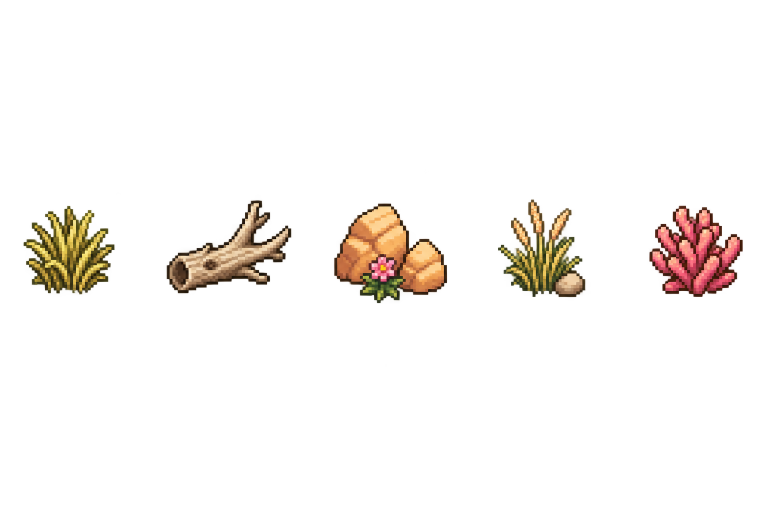
#> input picture art/incoming/c14p6/dunes-2.png, 1536 x 1024 px (shown at 1/2 size)
$ python -i slice_c14_art.py   (imports and definitions only)
#> lines starting #> are read from the running program, lines starting #| are printed output that depends on the picture
#> further down, picture is the input picture: PIL image 1536x1024 RGBA; mean R, G, B, A 28.4, 20.4, 11.7, 17.3
#!/usr/bin/env python3
"""CONDUCT 14 P6 art slicer: redraws of broken existing art ids (rm first, then write).

Sources (dreams-image renders, art/incoming/c14p6/):
  flame_core.png  -> items/flame_core (c14_17-01: the old icon was a broken fragment)
  dunes.png, dunes-2.png (5 isolated props each, one row) -> nature/dune_0..9
                      (c14_17-04 / c14_15-01: the old set were square sand crops)
  nature_fix.png  -> nature/hedge (round free-standing shrub), nature/grass_tuft_winter (no key halo)
  icons_fix.png   -> items/luck_potion, harvest_potion (no card crop), golem_core (no sliver)

Colour key: the C11b violet-safe key (cut magenta only in regions touching near-pure
#FF00FF); renders that already carry alpha keep it. Pieces are found as alpha blobs
(sparks within a few px merge into their piece), cropped, and scaled down to the
target box with a hard alpha edge. Usage: python3 tools/slice_c14_art.py [--check]
"""
import json
import os
import sys

import numpy as np
from PIL import Image
from scipy import ndimage

ROOT = os.path.dirname(os.path.dirname(os.path.abspath(__file__)))
INC = os.path.join(ROOT, "art", "incoming", "c14p6")
GEN = os.path.join(ROOT, "art", "gen")
MAN = os.path.join(GEN, "manifest.json")

# sheet -> (group, [ids left to right], (max_w, max_h))
JOBS = [
    ("flame_core.png", "items", ["flame_core"], (32, 32)),
    ("dunes.png", "nature", ["dune_0", "dune_1", "dune_2", "dune_3", "dune_4"], (40, 30)),
    ("dunes-2.png", "nature", ["dune_5", "dune_6", "dune_7", "dune_8", "dune_9"], (40, 30)),
    ("nature_fix.png", "nature", ["hedge", "grass_tuft_winter"], [(40, 35), (116, 89)]),  # c14_17-18, c14_16-14
    ("icons_fix.png", "items", ["luck_potion", "harvest_potion", "golem_core"], (32, 32)),  # c14_17-06, c14_17-16
]


# [44 lines left out: functions load, pieces, shrink, not called in this run]


# Seamless ground re-renders (c14_17-07 / c14_15-02): 1024 render -> 256 box-filtered, then the
# Poisson periodic component (tools/make_seamless.seamless) so the edges wrap with no fade ghosts.
SEAMLESS = ["cobble_warm", "cobble_grey", "cobble_moss", "brick_herring", "flagstone", "ballast"]
# Patterned ones: crop a whole number of pattern periods (autocorrelation peaks) before the
# shrink, so the bond lines up across the wrap instead of breaking every 8 cells.
PATTERNED = ["brick_herring"]


def period_crop(im):
    a = np.asarray(im.convert("L")).astype(float)
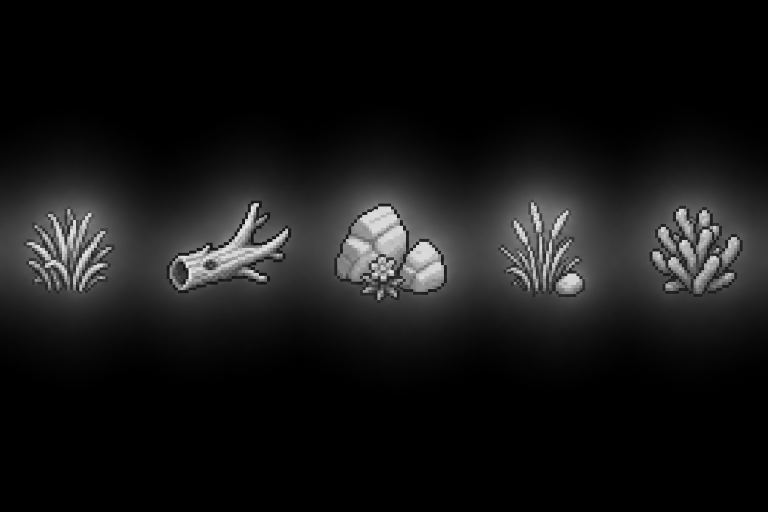
#> a: shape (1024, 1536) float64 (shown at 1/2 size); min 0, max 247, mean 21.8
    a -= a.mean()
    f = np.fft.fft2(a)
    ac = np.real(np.fft.ifft2(f * np.conj(f)))
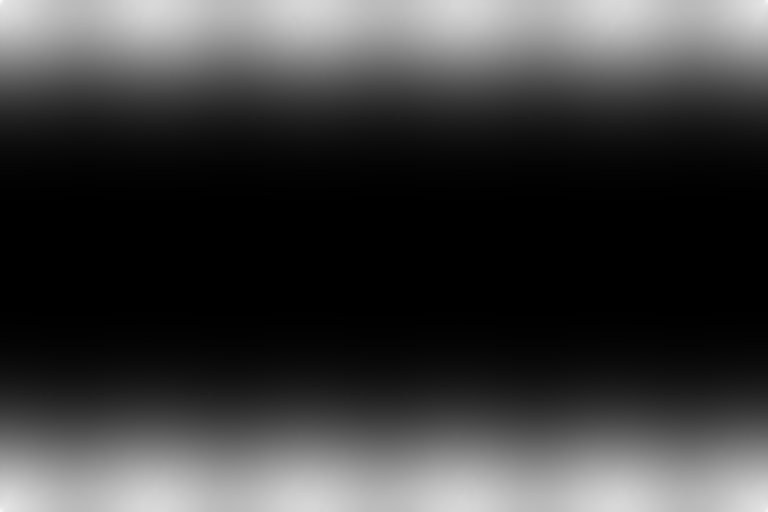
#> ac: shape (1024, 1536) float64 (shown at 1/2 size); min -737901586.9, max 2.37e+09, mean 0; drawn with min black and max white
    out = []
    for prof in (ac[0, :], ac[:, 0]):
        n = len(prof)
        p = int(np.argmax(prof[60:n // 2])) + 60
        k = max(1, (n - 8) // p)
        lo, hi = k * p - 6, min(n - 1, k * p + 6)
        out.append(int(np.argmax(prof[lo:hi + 1])) + lo if hi < n else k * p)
#> this loop made 2 passes
#> (n, p, k, lo, hi) on passes 1 to 2: (1536, 312, 4, 1242, 1254), (1024, 60, 16, 954, 966)
#> after the loop, out = [1242, 966]
    return im.crop((0, 0, out[0], out[1]))
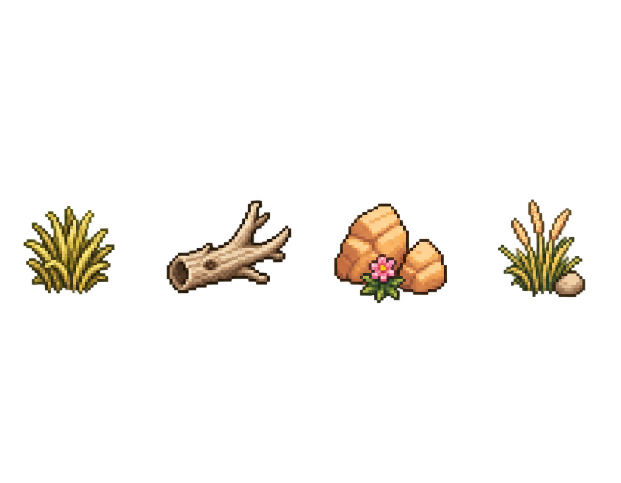
#> returned value: PIL image 1242x966 RGBA (shown at 1/2 size); mean R, G, B, A 29, 22.9, 12, 18; transparent parts drawn white


# [25 lines left out: function seamless_jobs, not called in this run]


# Mega-region villagers (c14_17-08): 4 per sheet, one per row, 12 cells = walk down x4,
# walk side (facing right; NPCs flip for left) x4, walk up (back view) x4. Writes walk (4),
# walk_up (4), idle_up (back still), idle_side (side still); walk_down stays (it matches idle).
MG_SHEETS = {
    "mg_walk_a.png": ["mg_liesl", "mg_fenn", "mg_bramble", "mg_sefa"],
    "mg_walk_b.png": ["mg_rahim", "mg_nadia", "mg_hollis", "mg_dot"],
    "mg_walk_c.png": ["mg_skip", "mg_brannoch", "mg_ingrid", "mg_tove"],
    "mg_walk_d.png": ["mg_zephyr", "mg_gull", "mg_nimbus", "mg_pell"],
    "mg_walk_e.png": ["mg_odette", "mg_cass", "mg_aurum", "mg_coalbrook"],
}


# [35 lines left out: functions row_bands, cells12, not called in this run]


OLD_SIDE = {}  # villager -> its old side still (read once, before this slicer replaces it)


# [60 lines left out: functions faces_left, strip, mg_jobs, not called in this run]


# Whole-character re-renders (c14_17-19 Dark Crystal gutted by the key, c14_17-10 Elder Brine
# speckled): sheet -> (group, [(anim, frames) per row]); scaled to the old figure height.
REDRAWS = {
    "dark_crystal.png": ("enemies/dark_crystal", [("idle", 4), ("attack", 4), ("hurt", 2)], 22),  # shards join their core
    "elder_brine.png": ("characters/elder_brine", [("idle", 4), ("walk", 4), ("talk", 4), ("happy", 2), ("sad", 2)], 0),
    "elder_cinderpaw.png": ("characters/elder_cinderpaw", [("idle", 4), ("walk", 4), ("talk", 4), ("happy", 2), ("sad", 2)], 0),
    "elder_icewhisker.png": ("characters/elder_icewhisker", [("idle", 4), ("walk", 4), ("talk", 4), ("happy", 2), ("sad", 2)], 0),
    "elder_tidewhisker.png": ("characters/elder_tidewhisker", [("idle", 4), ("walk", 4), ("talk", 4), ("happy", 2), ("sad", 2)], 0),
}


# [28 lines left out: function redraw_jobs, not called in this run]


# Merkitty colony kits (c14_17-20: pinholed, and walk was a byte copy of idle): 4 per sheet,
# one per row, 8 cells = idle x4 (front) + walk x4 (side hop, facing right).
KIT_SHEETS = {
    "kits_a.png": ["coral_kit_1", "coral_kit_2", "coral_kit_3", "ice_kit_1"],
    "kits_b.png": ["ice_kit_2", "ice_kit_3", "ember_kit_1", "ember_kit_2"],
    "kits_c.png": ["ember_kit_3", "kelp_kit_1", "kelp_kit_2", "kelp_kit_3"],
}


# [29 lines left out: function kit_jobs, not called in this run]


# Hero swims (c14_17-13: Bo, June, Rafe, Nia, Ollie, Marisol swam by sitting or waving):
# 3 per sheet, 5 cells = swim side x3, swim toward x1, swim away x1; figure 0.65 x idle
# height (the other heroes' ratio), bottom-aligned in the 112 px cell.
SWIM_SHEETS = {"swim_a.png": ["bo", "june", "rafe"], "swim_b.png": ["nia", "ollie", "marisol"]}


# [29 lines left out: function swim_jobs, not called in this run]


# Merkitty sing strips (c14_17-14: upscaled mush): 3 rows x 4 frames, scaled to the old sing height.
SING_SHEET = ("merkitty_sing.png", ["merkitty_a", "merkitty_b", "merkitty_c"])


# [27 lines left out: function sing_jobs, not called in this run]


FORCE = "--force" in sys.argv


def done(man, grp, anim):
    """Character jobs scale from the old art's height: never re-run on their own output."""
    return not FORCE and bool(man.get(grp, {}).get(anim, {}).get("c14p6"))


# [31 lines left out: function main, not called in this run]


# [2 lines not run here, left out]

>>> from PIL import Image
>>> picture = Image.open('../art/incoming/c14p6/dunes-2.png')
>>> result = period_crop(picture)
